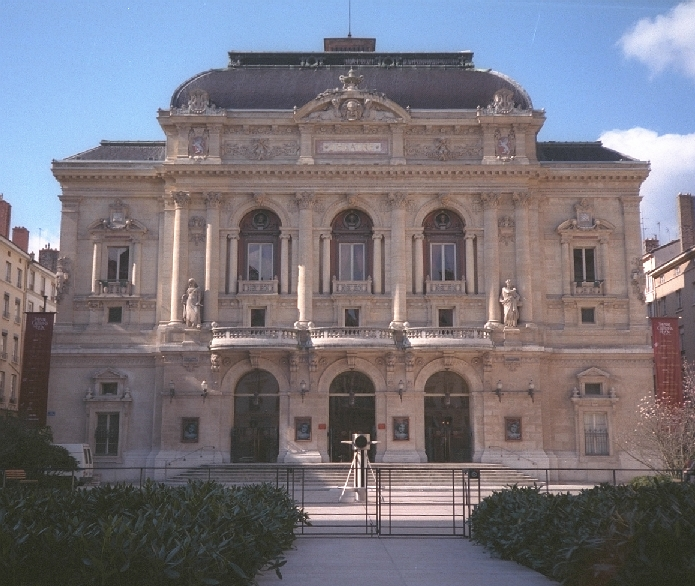
#> input picture Images/opera.tif, 695 x 586 px, found by its file name
$ python hough_lines.py
#> lines starting #> are read from the running program, lines starting #| are printed output that depends on the picture; after the words box and inside, x2 and y2 are one past the last pixel; in counts of white or black regions, pixels touching at a corner belong together
import cv2
import numpy as np

img = cv2.imread('../images/opera.tif')
#> img is the input picture: shape (586, 695, 3); mean B, G, R 124.5, 116, 119.2
gray = cv2.cvtColor(img,cv2.COLOR_BGR2GRAY)
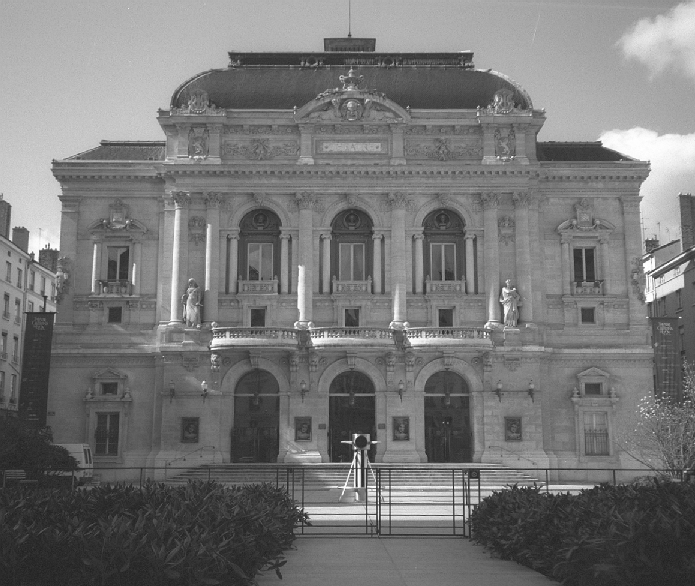
#> gray: shape (586, 695); min 30, max 255, mean 117.9
edges = cv2.Canny(gray,50,120)
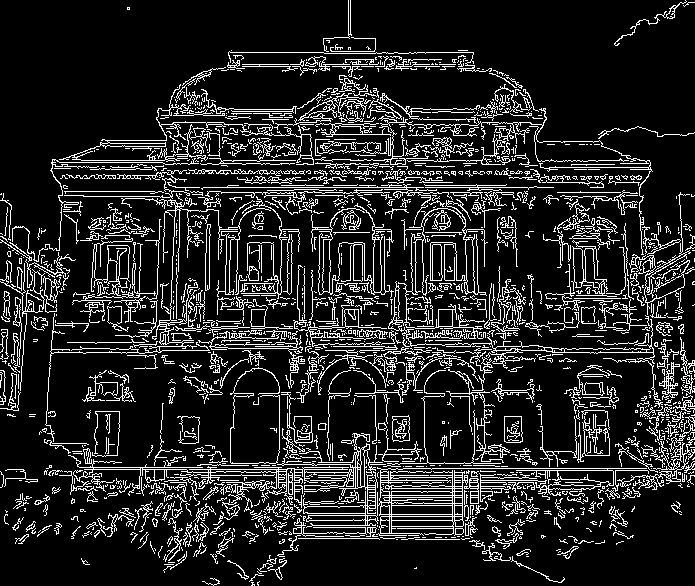
#> edges: shape (586, 695); 14.4% white in thin lines or dots
minLineLength = 20
maxLineGap = 5
lines = cv2.HoughLinesP(edges,1,np.pi/180,20,minLineLength,maxLineGap)
#> lines = 854 rows, first 6: [81, 160, 164, 160], [203, 187, 423, 187], [229, 340, 249, 340], [380, 482, 402, 482], [661, 469, 667, 469], [432, 468, 646, 468]
for x1,y1,x2,y2 in lines[0]:
  cv2.line(img,(x1,y1),(x2,y2),(0,255,0),2)
#> this loop made 1 pass
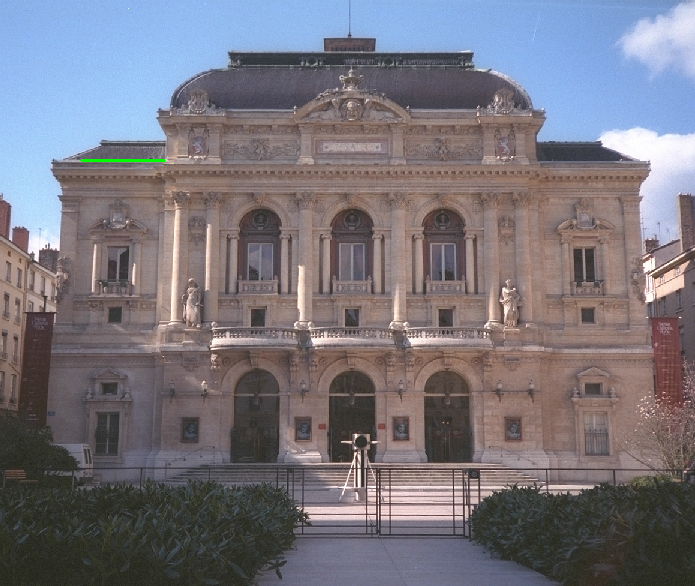
#> img: shape (586, 695, 3); 0.06% of pixels changed, all inside (x1, y1, x2, y2) = (80, 159, 166, 162)

cv2.imshow("edges", edges)
cv2.imshow("lines", img)
cv2.waitKey()
cv2.destroyAllWindows()
